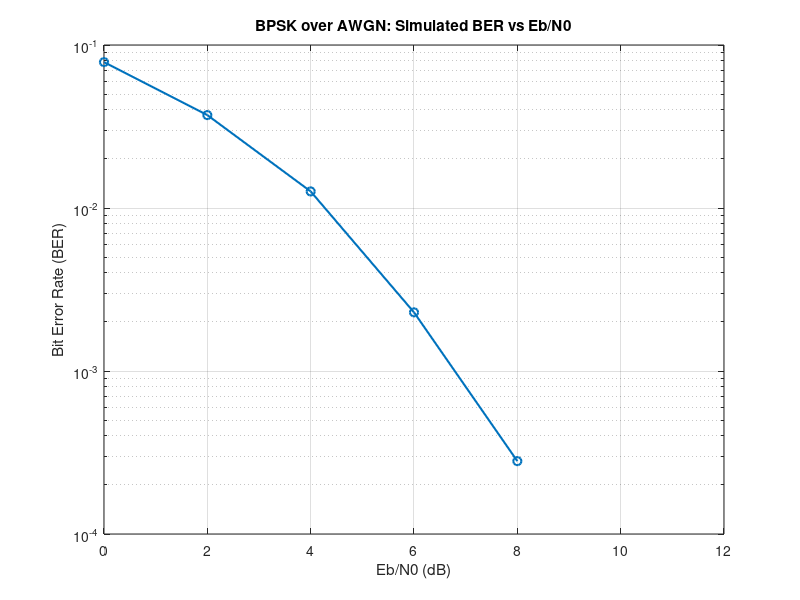

Write the MATLAB code that produced this figure.
%% a02 - BPSK over AWGN: BER vs Eb/N0 Curve
% This script simulates BPSK over an AWGN channel
% for multiple Eb/N0 values and plots BER vs Eb/N0.

clear; close all; clc;

%% 1. Simulation settings

N = 100000;                  % Number of bits per Eb/N0 value
EbN0_dB_range = 0:2:12;      % Eb/N0 values we want to test

BER_sim = zeros(size(EbN0_dB_range));  % Store simulated BER results

%% 2. Loop over different Eb/N0 values

for i = 1:length(EbN0_dB_range)

    %% Generate random bits

    bits = randi([0 1], N, 1);

    %% BPSK modulation

    symbols = 2*bits - 1;

    %% AWGN noise channel

    EbN0_dB = EbN0_dB_range(i);
    EbN0 = 10^(EbN0_dB/10);

    noiseSigma = sqrt(1/(2*EbN0));
    noise = noiseSigma * randn(size(symbols));

    receivedSymbols = symbols + noise;

    %% BPSK demodulation

    receivedBits = double(receivedSymbols > 0);

    %% Calculate BER

    numErrors = sum(bits ~= receivedBits);
    BER_sim(i) = numErrors / N;

    %% Print result for this Eb/N0

    fprintf("Eb/N0 = %2d dB | Errors = %5d | BER = %.6f\n", ...
            EbN0_dB, numErrors, BER_sim(i));

end

%% 3. Plot BER vs Eb/N0

figure;

semilogy(EbN0_dB_range, BER_sim, 'o-', 'LineWidth', 1.5);

xlabel("Eb/N0 (dB)");
ylabel("Bit Error Rate (BER)");
title("BPSK over AWGN: Simulated BER vs Eb/N0");
grid on;
